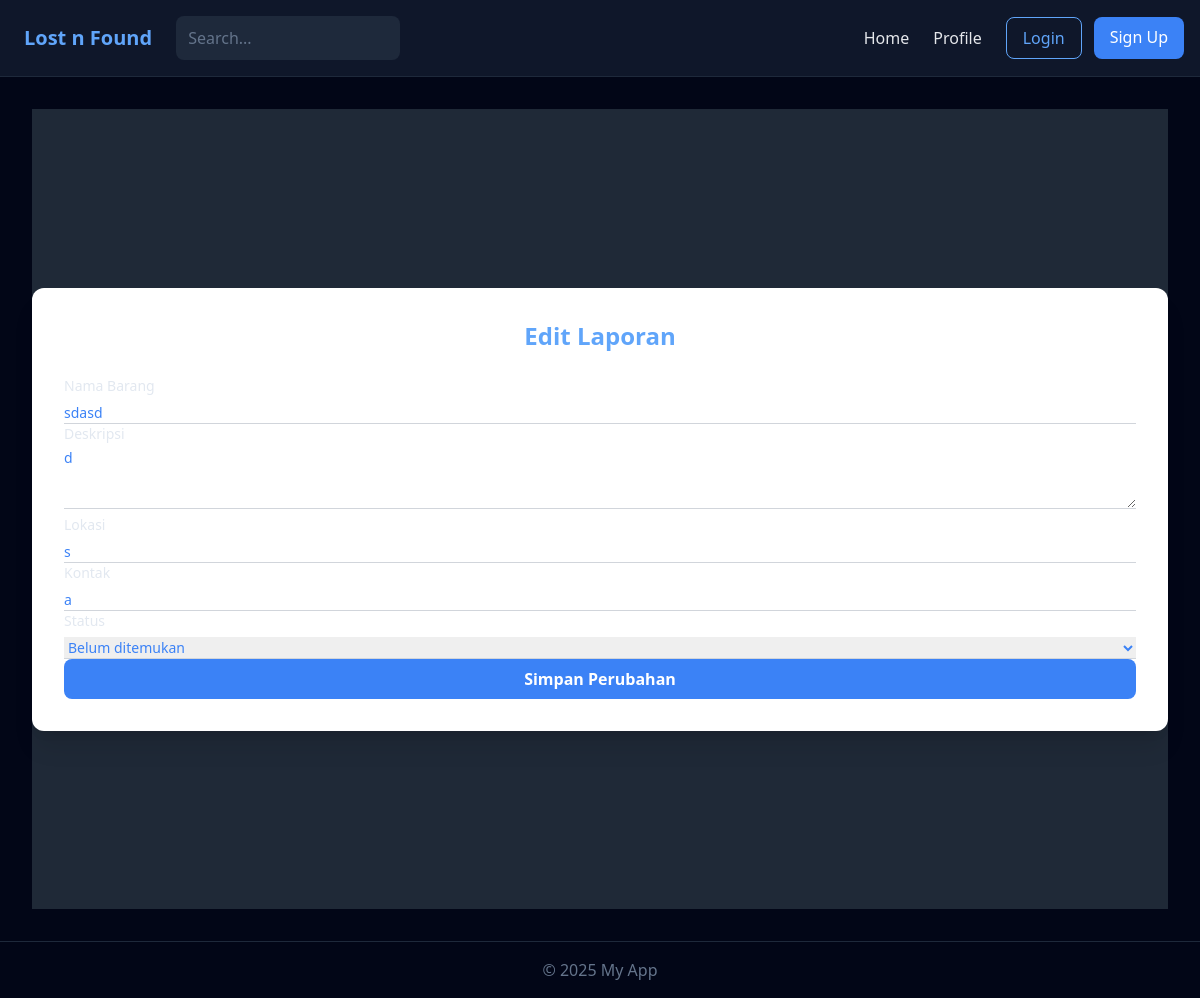
The page /report/edit/1 (signed in) on the database as committed earlier.
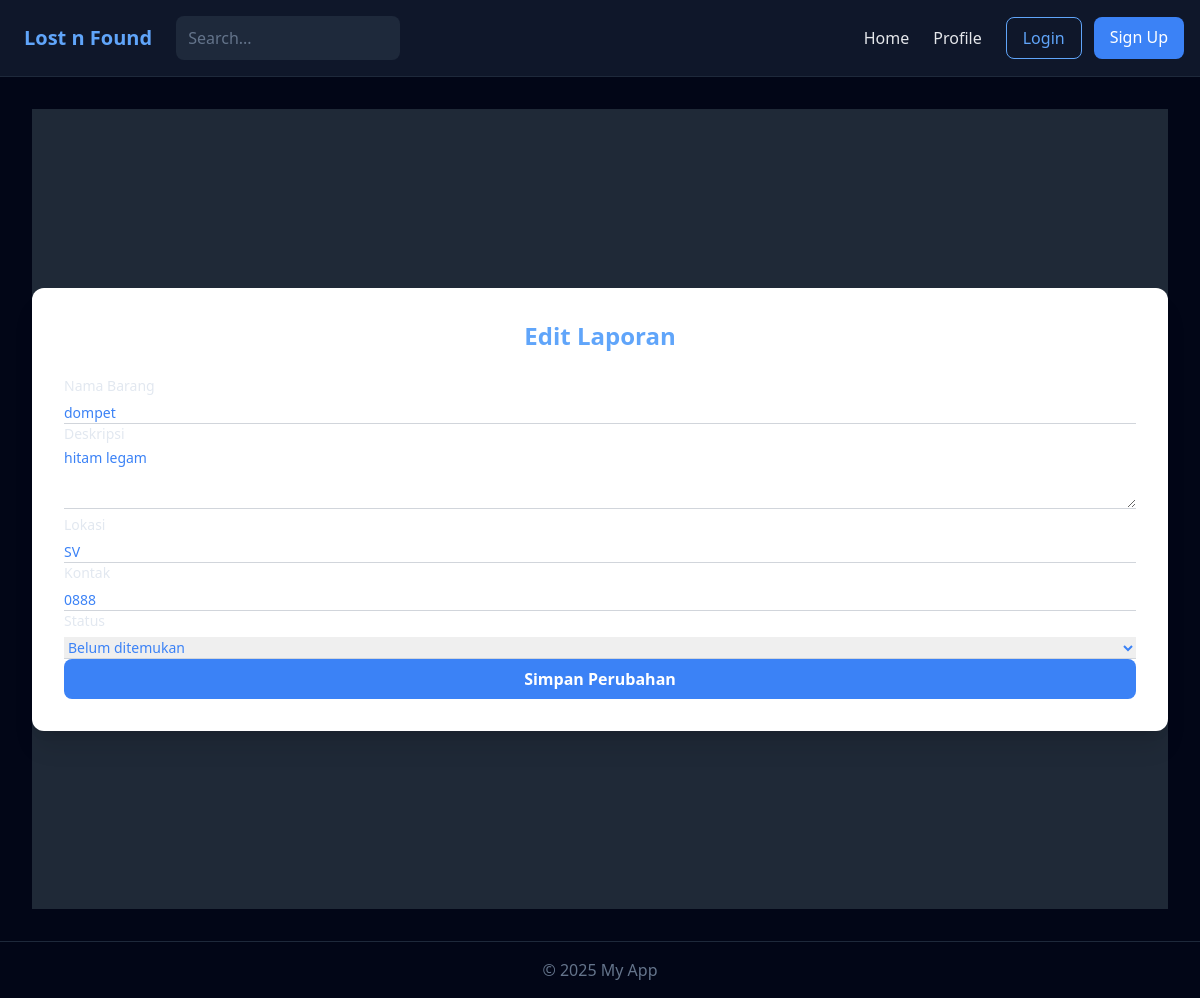
The same page on the database as committed later.
### app/models.py (models this page shows, shortened)
class Report(db.Model):
    id = db.Column(db.Integer, primary_key=True)
    user_id = db.Column(db.Integer, db.ForeignKey('user.id'), nullable=True)
    name = db.Column(db.String(100), nullable=False)
    item_name = db.Column(db.String(100), nullable=False)
    image_url = db.Column(db.String(255))
    description = db.Column(db.Text, nullable=True)
    location = db.Column(db.String(120), nullable=False)
    contact = db.Column(db.String(100), nullable=False)
    status = db.Column(db.String(20), default="Belum ditemukan")
    report_type = db.Column(db.String(10), nullable=False, default='lost')
    created_at = db.Column(
        db.DateTime,
        default=lambda: datetime.now(timezone.utc).replace(tzinfo=timezone.utc)
    )

### app/report/edit_routes.py (the view, shortened to what this page needs)
@report_bp.route('/edit/<int:report_id>', methods=['GET', 'POST'], endpoint='edit_report')
def edit_report(report_id):
    report = Report.query.get_or_404(report_id)
    if 'user_id' not in session or report.user_id != session['user_id']:
        flash('Kamu tidak punya izin untuk mengedit laporan ini.', 'danger')
        return redirect(url_for('profiles_bp.profile'))
    return render_template('report/edit_report.html', report=report)

### templates/report/edit_report.html (shortened to what this page needs)
{% extends 'base.html' %}
{% block content %}
<div class="min-h-screen flex items-center justify-center bg-gray-800">
  <div class="bg-white rounded-xl shadow-xl p-8 w-full max-w-md">
    <h2 class="text-2xl font-bold text-blue-400 text-center mb-6">Edit Laporan</h2>
    <form method="POST" class="space-y-4">
      <div>
        <label class="block text-sm mb-1">Nama Barang</label>
        <input type="text" name="item_name" value="{{ report.item_name }}" required
               class="w-full border-b border-gray-300 focus:outline-none text-sm text-blue-500" />
      </div>
      <div>
        <label class="block text-sm mb-1">Deskripsi</label>
        <textarea name="description" rows="3"
                  class="w-full border-b border-gray-300 focus:outline-none text-sm text-blue-500">{{ report.description }}</textarea>
      </div>
      <div>
        <label class="block text-sm mb-1">Lokasi</label>
        <input type="text" name="location" value="{{ report.location }}" required
               class="w-full border-b border-gray-300 focus:outline-none text-sm text-blue-500" />
      </div>
      <div>
        <label class="block text-sm mb-1">Kontak</label>
        <input type="text" name="contact" value="{{ report.contact }}" required
               class="w-full border-b border-gray-300 focus:outline-none text-sm text-blue-500" />
      </div>
      <div>
        <label class="block text-sm mb-1">Status</label>
        <select name="status" class="w-full border-b border-gray-300 focus:outline-none text-sm text-blue-500">
          <option value="Belum ditemukan" {% if report.status == 'Belum ditemukan' %}selected{% endif %}>Belum ditemukan</option>
        </select>
      </div>
      <button type="submit" class="w-full bg-blue-500 text-white font-semibold py-2 rounded-lg hover:bg-blue-600 transition">
        Simpan Perubahan
      </button>
    </form>
  </div>
</div>
{% endblock %}

Rows that differ between the two databases and show on the page:
changed Report "Belum ditemukan": item_name "sdasd" → "dompet"; description "d" → "hitam legam"; location "s" → "SV"; contact "a" → "0888"
